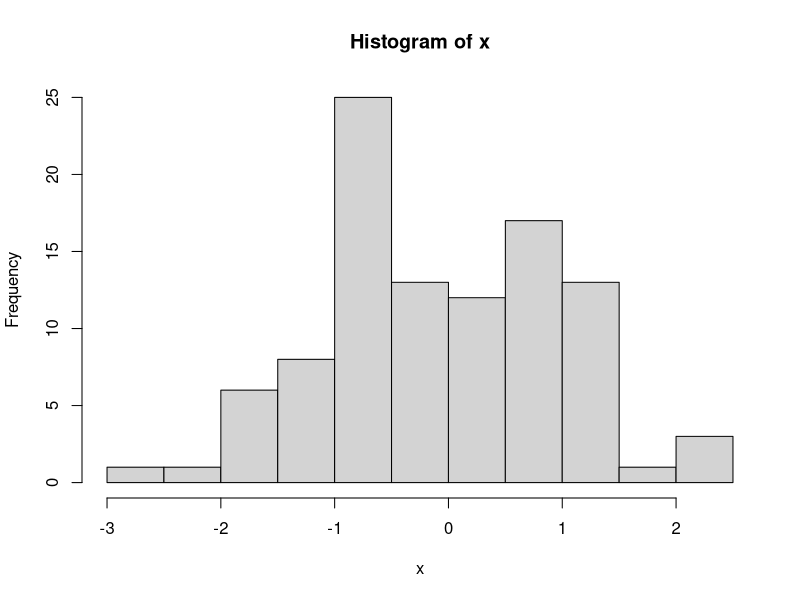

This chart was generated by the following R code:
## ---- chunk 1
x = rnorm(100)
hist(x)
